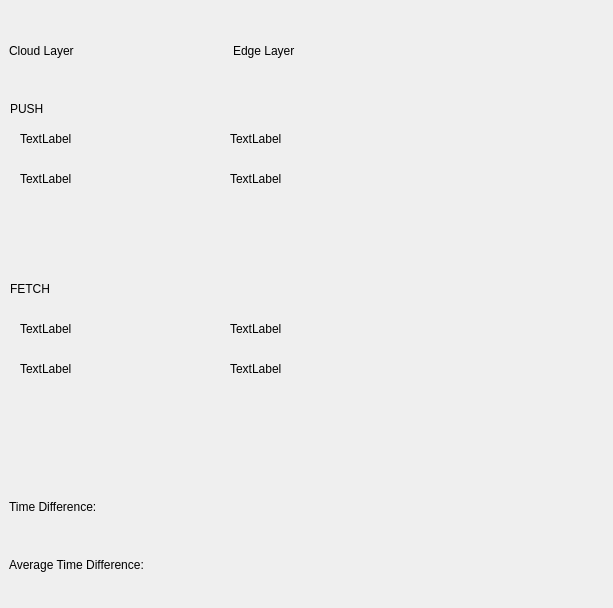
<?xml version="1.0" encoding="UTF-8"?>
<ui version="4.0">
 <class>MainWindow</class>
 <widget class="QDialog" name="MainWindow">
  <property name="geometry">
   <rect>
    <x>0</x>
    <y>0</y>
    <width>613</width>
    <height>608</height>
   </rect>
  </property>
  <property name="windowTitle">
   <string>HealthIOT</string>
  </property>
  <property name="sizeGripEnabled">
   <bool>false</bool>
  </property>
  <widget class="QWidget" name="horizontalLayoutWidget">
   <property name="geometry">
    <rect>
     <x>9</x>
     <y>10</y>
     <width>441</width>
     <height>81</height>
    </rect>
   </property>
   <layout class="QHBoxLayout" name="horizontalLayout">
    <item>
     <widget class="QLabel" name="label_cloud">
      <property name="text">
       <string>Cloud Layer</string>
      </property>
     </widget>
    </item>
    <item>
     <widget class="QLabel" name="edge_label">
      <property name="text">
       <string>Edge Layer</string>
      </property>
     </widget>
    </item>
   </layout>
  </widget>
  <widget class="QWidget" name="verticalLayoutWidget_3">
   <property name="geometry">
    <rect>
     <x>9</x>
     <y>480</y>
     <width>441</width>
     <height>111</height>
    </rect>
   </property>
   <layout class="QVBoxLayout" name="verticalLayout_6">
    <item>
     <widget class="QLabel" name="Difference">
      <property name="text">
       <string>Time Difference: </string>
      </property>
     </widget>
    </item>
    <item>
     <widget class="QLabel" name="ave_diff">
      <property name="text">
       <string>Average Time Difference: </string>
      </property>
     </widget>
    </item>
   </layout>
  </widget>
  <widget class="QLabel" name="push">
   <property name="geometry">
    <rect>
     <x>10</x>
     <y>100</y>
     <width>67</width>
     <height>17</height>
    </rect>
   </property>
   <property name="text">
    <string>PUSH</string>
   </property>
  </widget>
  <widget class="QLabel" name="fetch">
   <property name="geometry">
    <rect>
     <x>10</x>
     <y>280</y>
     <width>67</width>
     <height>17</height>
    </rect>
   </property>
   <property name="text">
    <string>FETCH</string>
   </property>
  </widget>
  <widget class="QLabel" name="temp_pc">
   <property name="geometry">
    <rect>
     <x>20</x>
     <y>130</y>
     <width>67</width>
     <height>17</height>
    </rect>
   </property>
   <property name="text">
    <string>TextLabel</string>
   </property>
  </widget>
  <widget class="QLabel" name="time_pc">
   <property name="geometry">
    <rect>
     <x>20</x>
     <y>170</y>
     <width>67</width>
     <height>17</height>
    </rect>
   </property>
   <property name="text">
    <string>TextLabel</string>
   </property>
  </widget>
  <widget class="QLabel" name="temp_pe">
   <property name="geometry">
    <rect>
     <x>230</x>
     <y>130</y>
     <width>67</width>
     <height>17</height>
    </rect>
   </property>
   <property name="text">
    <string>TextLabel</string>
   </property>
  </widget>
  <widget class="QLabel" name="time_pe">
   <property name="geometry">
    <rect>
     <x>230</x>
     <y>170</y>
     <width>67</width>
     <height>17</height>
    </rect>
   </property>
   <property name="text">
    <string>TextLabel</string>
   </property>
  </widget>
  <widget class="QLabel" name="temp_fc">
   <property name="geometry">
    <rect>
     <x>20</x>
     <y>320</y>
     <width>67</width>
     <height>17</height>
    </rect>
   </property>
   <property name="text">
    <string>TextLabel</string>
   </property>
  </widget>
  <widget class="QLabel" name="time_fc">
   <property name="geometry">
    <rect>
     <x>20</x>
     <y>360</y>
     <width>67</width>
     <height>17</height>
    </rect>
   </property>
   <property name="text">
    <string>TextLabel</string>
   </property>
  </widget>
  <widget class="QLabel" name="temp_fe">
   <property name="geometry">
    <rect>
     <x>230</x>
     <y>320</y>
     <width>67</width>
     <height>17</height>
    </rect>
   </property>
   <property name="text">
    <string>TextLabel</string>
   </property>
  </widget>
  <widget class="QLabel" name="time_fe">
   <property name="geometry">
    <rect>
     <x>230</x>
     <y>360</y>
     <width>67</width>
     <height>17</height>
    </rect>
   </property>
   <property name="text">
    <string>TextLabel</string>
   </property>
  </widget>
 </widget>
 <resources/>
 <connections/>
</ui>
